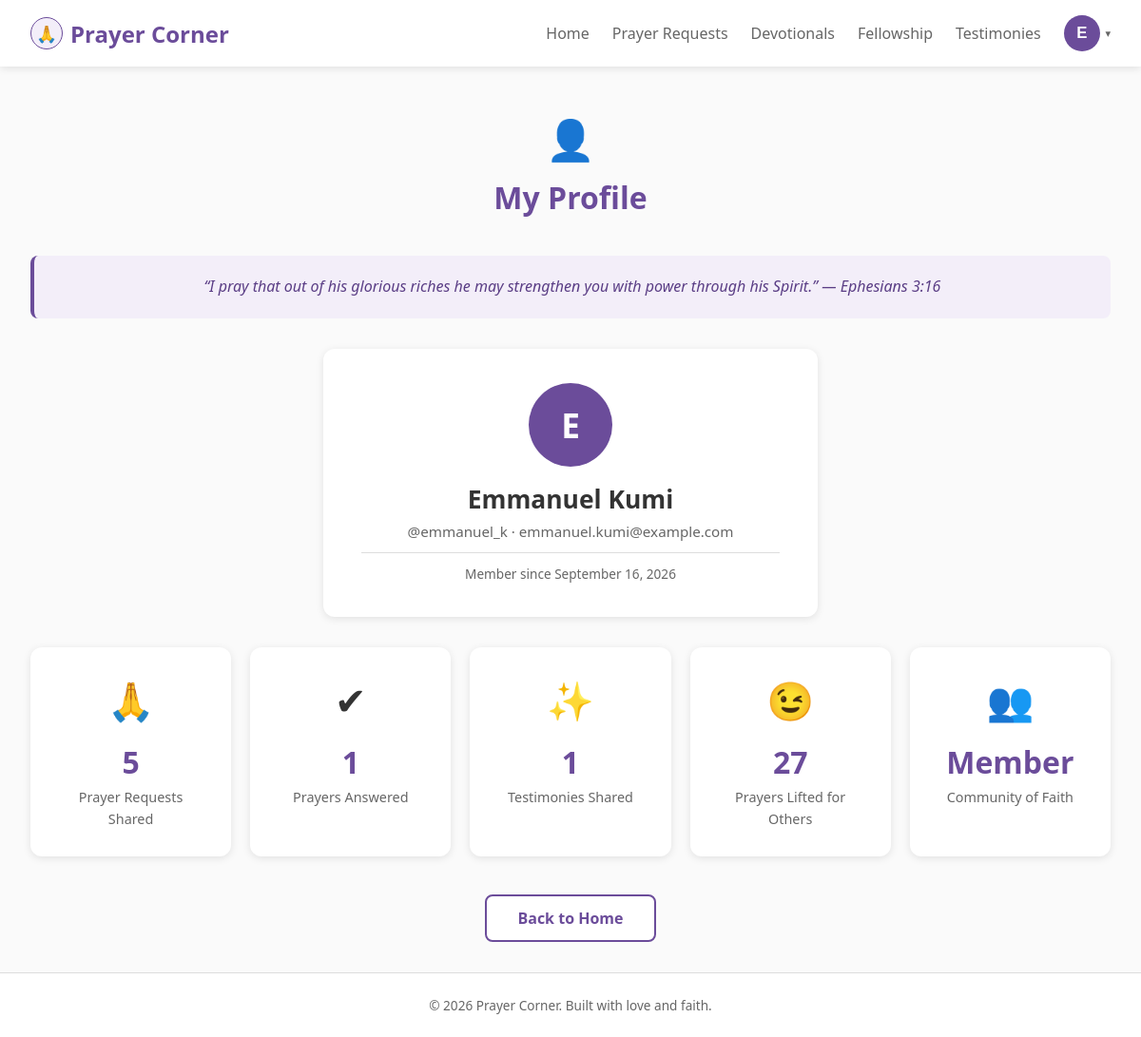
The page /profile.php (signed in) on the database its author committed.
### tables this page shows
CREATE TABLE `users` (
  `id` int unsigned NOT NULL AUTO_INCREMENT,
  `full_name` varchar(100) NOT NULL,
  `email` varchar(190) NOT NULL,
  `username` varchar(30) NOT NULL,
  `password_hash` varchar(255) NOT NULL,
  `created_at` timestamp NULL DEFAULT CURRENT_TIMESTAMP,
  PRIMARY KEY (`id`),
  UNIQUE KEY `email` (`email`),
  UNIQUE KEY `username` (`username`)
);

### partials/verses.php (called while the page is built, shortened)
<?php
function get_daily_verse(string $page): array
{
    static $pools = null;
    if ($pools === null) {
        $pools = $GLOBALS['_verse_pools'] ?? [];
    }
    $pool = $pools[$page] ?? [];
    $index = (int) date('z') % count($pool);
    return $pool[$index];
}

### partials/helpers.php (called while the page is built, shortened)
<?php
if (!function_exists('h')) {
    function h(string $s): string
    {
        return htmlspecialchars($s, ENT_QUOTES, 'UTF-8');
    }
}

### profile.php (the view, shortened to what this page needs)
<?php
require_once 'config.php';
require_once __DIR__ . '/partials/verses.php';
$user_id = (int)$_SESSION['user_id'];
$stmt = $pdo->prepare('SELECT full_name, username, email, created_at FROM users WHERE id = ?');
$stmt->execute([$user_id]);
$user = $stmt->fetch();
$stmt = $pdo->prepare('SELECT COUNT(*) AS c FROM prayer_requests WHERE user_id = ?');
$stmt->execute([$user_id]);
$shared_count = (int)$stmt->fetch()['c'];
$stmt = $pdo->prepare('SELECT COUNT(*) AS c FROM prayer_requests WHERE user_id = ? AND answered_at IS NOT NULL');
$stmt->execute([$user_id]);
$answered_count = (int)$stmt->fetch()['c'];
$stmt = $pdo->prepare('SELECT COUNT(*) AS c FROM testimonies WHERE user_id = ?');
$stmt->execute([$user_id]);
$testimony_count = (int)$stmt->fetch()['c'];
$stmt = $pdo->prepare('SELECT COUNT(*) AS c FROM prayer_requests_prayed WHERE user_id = ?');
$stmt->execute([$user_id]);
$prayed_count = (int)$stmt->fetch()['c'];
?>
<!DOCTYPE html>
<html lang="en">
<head>
  <link rel="stylesheet" href="styles.css?v=2">
</head>
<body>
<?php require __DIR__ . '/partials/nav.php'; ?>
<main class="subpage">
  <div class="subpage-header">
    <div class="subpage-icon">&#128100;</div>
    <h1>My Profile</h1>
  </div>
  <div class="verse-banner">
    <?php $v = get_daily_verse('profile'); ?>&ldquo;<?php echo h($v['text']); ?>&rdquo; &mdash; <?php echo h($v['ref']); ?>
  </div>
  <div class="profile-card">
    <div class="user-avatar"><?php echo strtoupper(substr($user['full_name'], 0, 1)); ?></div>
    <h2><?php echo htmlspecialchars($user['full_name']); ?></h2>
    <p class="welcome-sub">@<?php echo htmlspecialchars($user['username']); ?> &middot; <?php echo htmlspecialchars($user['email']); ?></p>
    <p class="card-meta">Member since <?php echo date('F j, Y', strtotime($user['created_at'])); ?></p>
  </div>
  <section class="profile-stats">
    <div class="feature-card profile-stat">
      <div class="feature-icon">&#128591;</div>
      <h3><?php echo $shared_count; ?></h3>
      <p>Prayer Requests Shared</p>
    </div>
    <div class="feature-card profile-stat">
      <div class="feature-icon">&#10004;</div>
      <h3><?php echo $answered_count; ?></h3>
      <p>Prayers Answered</p>
    </div>
    <div class="feature-card profile-stat">
      <div class="feature-icon">&#10024;</div>
      <h3><?php echo $testimony_count; ?></h3>
      <p>Testimonies Shared</p>
    </div>
    <div class="feature-card profile-stat">
      <div class="feature-icon">&#128521;</div>
      <h3><?php echo $prayed_count; ?></h3>
      <p>Prayers Lifted for Others</p>
    </div>
    <div class="feature-card profile-stat">
      <div class="feature-icon">&#128101;</div>
      <h3>Member</h3>
      <p>Community of Faith</p>
    </div>
  </section>
  <div class="dash-actions">
    <a href="index.php" class="btn btn-secondary">Back to Home</a>
  </div>
</main>
<?php require __DIR__ . '/partials/footer.php'; ?>

### styles.css (style rules this page uses)
* { margin: 0; padding: 0; box-sizing: border-box; }
:root { --primary: #6b4c9a; --primary-dark: #5a3d85; --primary-light: #f3eef9; --text: #333; --text-light: #666; --bg: #fafafa; --white: #ffffff; --border: #ddd; --shadow: 0 2px 8px rgba(0, 0, 0, 0.1); }
body { font-family: 'Segoe UI', Tahoma, Geneva, Verdana, sans-serif; background-color: var(--bg); color: var(--text); min-height: 100vh; display: flex; flex-direction: column; }
.btn { display: inline-block; padding: 0.75rem 2rem; border-radius: 8px; text-decoration: none; font-weight: 600; font-size: 1rem; cursor: pointer; border: 2px solid var(--primary); transition: all 0.2s; }
.btn-secondary { background-color: var(--white); color: var(--primary); }
.feature-card { background: var(--white); border-radius: 12px; padding: 1.75rem; box-shadow: var(--shadow); transition: transform 0.2s; }
.feature-icon { font-size: 2.5rem; margin-bottom: 1rem; }
.feature-card h3 { color: var(--primary); margin-bottom: 0.5rem; }
.feature-card p { color: var(--text-light); line-height: 1.6; }
.profile-card { background: var(--white); border-radius: 12px; padding: 2.25rem 2.5rem; box-shadow: var(--shadow); text-align: center; max-width: 520px; margin: 0 auto 2rem; }
.profile-card .user-avatar { width: 88px; height: 88px; font-size: 2.2rem; margin-bottom: 1rem; }
.profile-card h2 { color: var(--text); font-size: 1.65rem; margin-bottom: 0.4rem; }
.profile-card .welcome-sub { margin-bottom: 0.5rem; }
.profile-card .card-meta { margin-top: 0.75rem; padding-top: 0.75rem; border-top: 1px solid var(--border); }
.profile-stat { text-align: center; }
.profile-stat h3 { font-size: 2rem; color: var(--primary); margin-bottom: 0.25rem; }
.profile-stat p { font-size: 0.9rem; color: var(--text-light); }
.profile-stats { display: grid; grid-template-columns: repeat(5, 1fr); gap: 1.25rem; margin-top: 2rem; }
.user-avatar { width: 72px; height: 72px; border-radius: 50%; background-color: var(--primary); color: var(--white); font-size: 2rem; font-weight: 700; display: flex; align-items: center; justify-content: center; margin: 0 auto 1rem; }
.welcome-sub { color: var(--text-light); font-size: 0.95rem; }
.dash-actions { text-align: center; margin-top: 2.5rem; }
.subpage { flex: 1; padding: 3rem 2rem 2rem; max-width: 1200px; margin: 0 auto; }
.subpage-header { text-align: center; margin-bottom: 2.5rem; }
.subpage-header .subpage-icon { font-size: 2.6rem; margin-bottom: 0.75rem; }
.subpage-header h1 { color: var(--primary); font-size: 2rem; margin-bottom: 0.5rem; }
.card-meta { font-size: 0.85rem; color: var(--text-light); margin-top: 0.85rem; }
.verse-banner { background-color: var(--primary-light); border-left: 4px solid var(--primary); border-radius: 8px; padding: 1.25rem 1.5rem; margin-bottom: 2rem; font-style: italic; color: var(--primary-dark); line-height: 1.6; text-align: center; }

### rows shown on the page
users: full_name "E", full_name "Emmanuel Kumi", username "emmanuel_k", email "emmanuel.kumi@example.com", created_at "September 16, 2026"

### other values the page prints
$label "Home Prayer Requests Devotionals Fellowship Testimonies"
$user_initial "E"
$v['text'] "I pray that out of his glorious riches he may strengthen you with power through his Spirit."
$v['ref'] "Ephesians 3:16"
$shared_count "5"
$answered_count "1"
$testimony_count "1"
$prayed_count "27"
